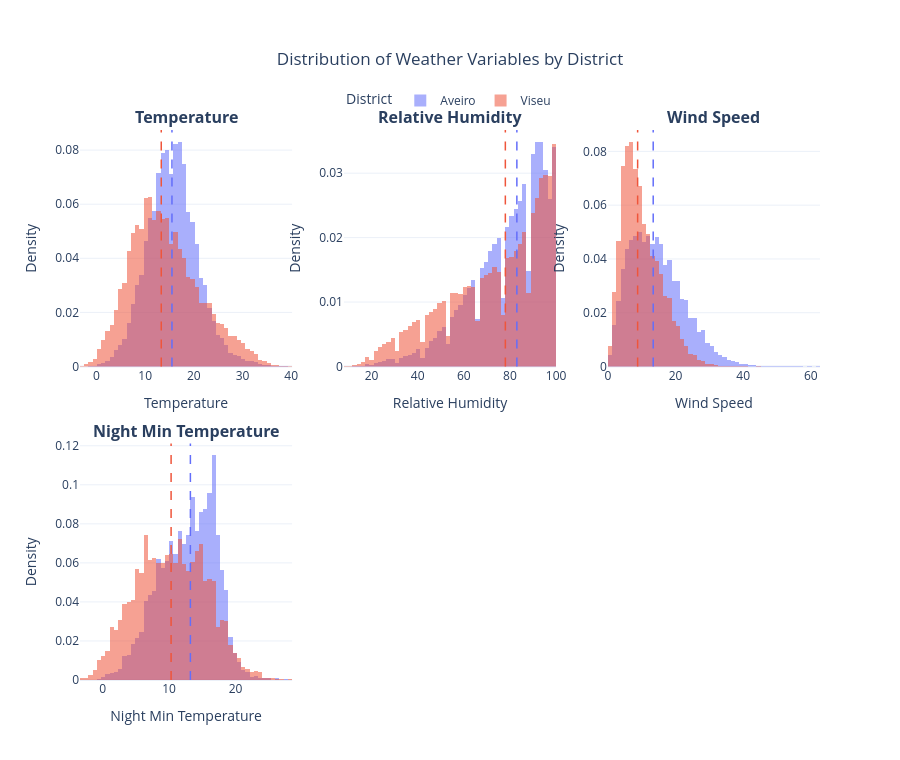
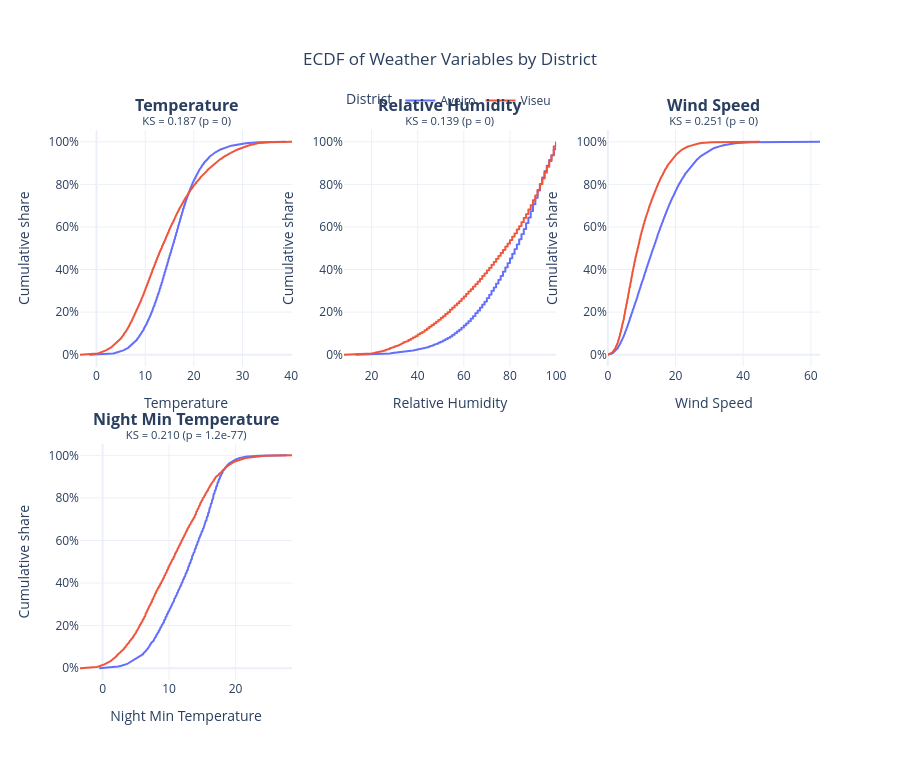
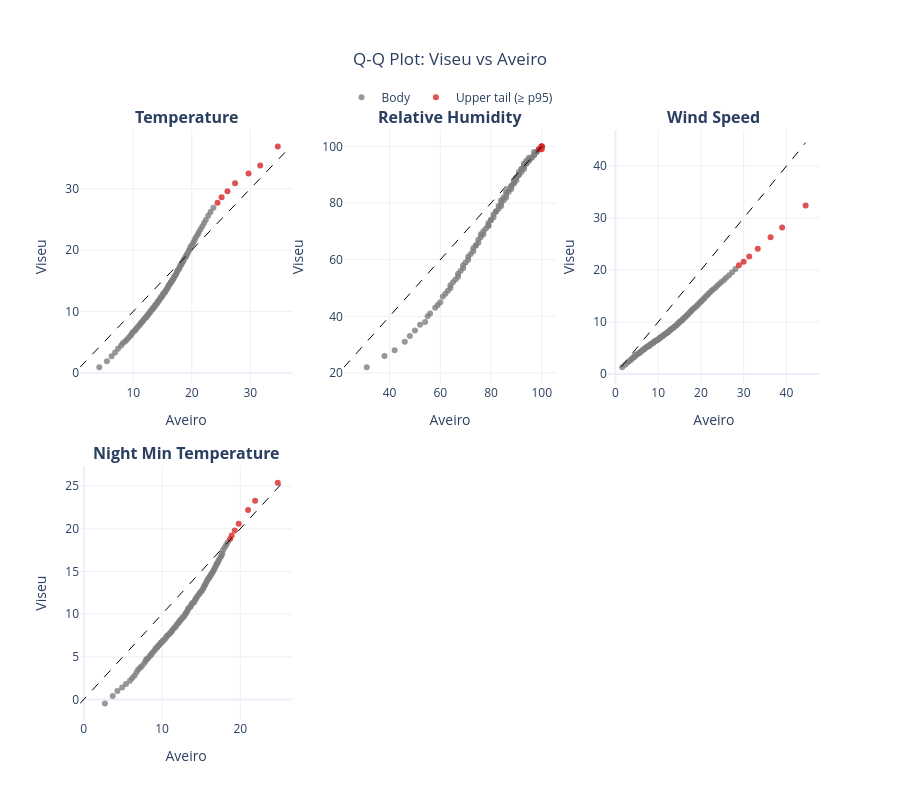
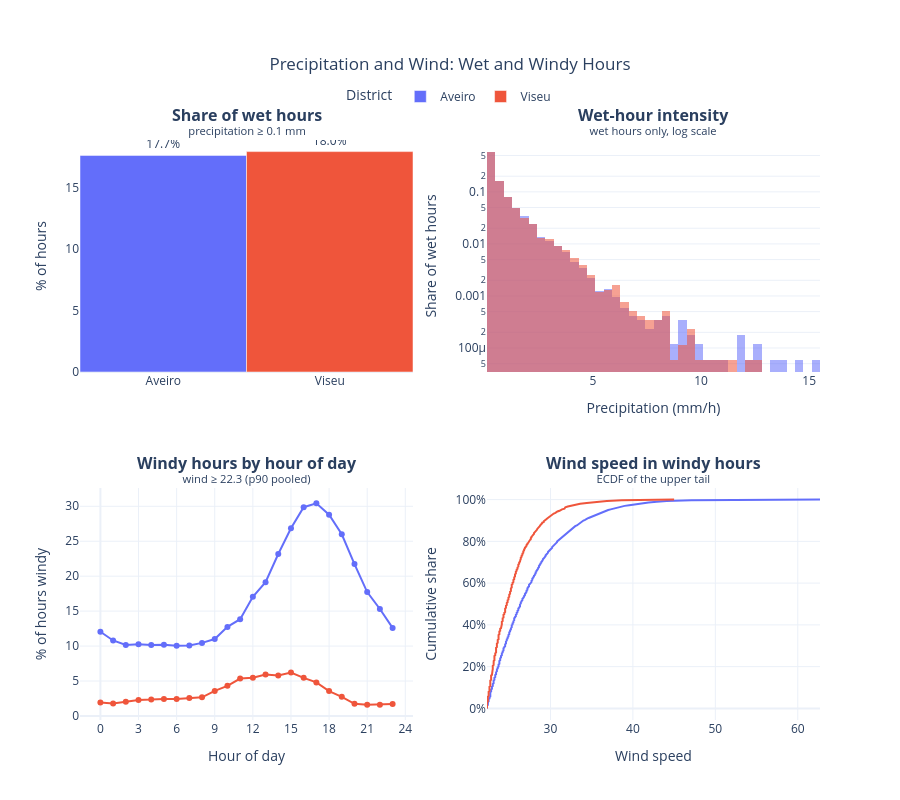

The code cell stored with these charts, in order, in its notebook:
### Markdown cell above
- Temperature: Viseu shows a wider temperature range with lower minimums, whereas Aveiro has a narrower distribution centered around slightly warmer mid-range temperatures.   

- Humidity: Both cities experience predominantly high humidity levels, though Viseu has slightly higher density at lower humidity percentages.   

- Precipitation: Both locations exhibit identical, heavily right-skewed distributions dominated by near-zero precipitation values (dry conditions).   

- Wind Speed: Aveiro consistently records higher wind speeds with a much longer right tail extending past 50, reflecting its typical coastal environment compared to Viseu.

### Code cell
cities = list(weather_data)
core_variables = [c for c in WEATHER_COLUMNS if c != "precipitation"]

plot_distribution_overlays(weather_data, core_variables).show()
plot_ecdf_comparison(weather_data, core_variables).show()
plot_qq_comparison(weather_data, cities[0], cities[1], core_variables).show()
plot_precipitation_wind_detail(weather_data).show()
